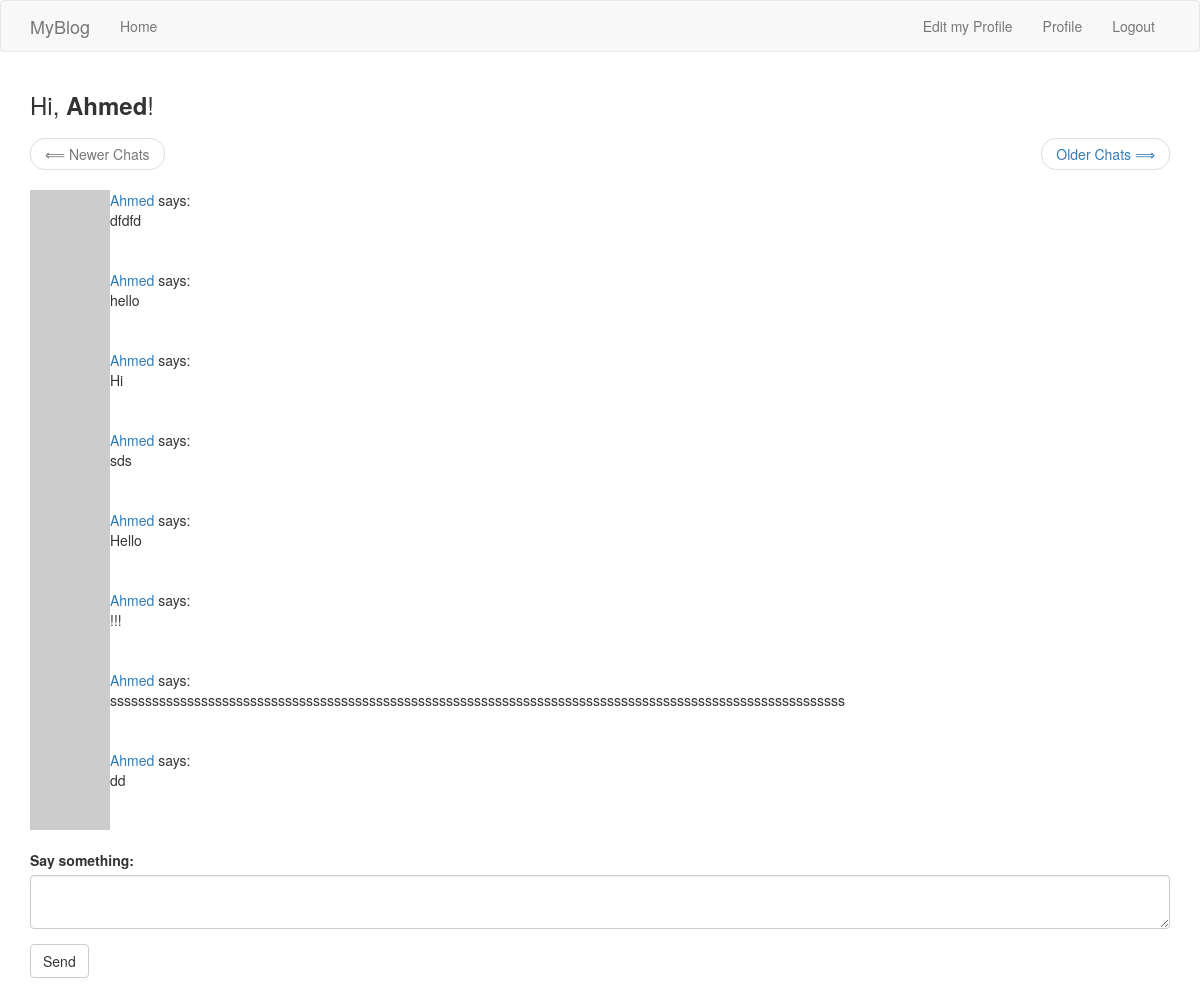
Screenshot of /index (signed in) with the database file from the repository.
### app/models.py (models this page shows, shortened)
class User(UserMixin, db.Model):
    __tablename__ = 'USERS'
    id = db.Column(db.Integer, primary_key=True)
    username = db.Column(db.String(64), unique=True, index=True)
    email = db.Column(db.String(128), unique=True, index=True)
    password_hash = db.Column(db.String(128))  # holds a hash of the user password
    role_id = db.Column(db.Integer, db.ForeignKey('ROLES_.id'))
    posts = db.relationship('Post', backref='user', lazy='dynamic')
    about_me = db.Column(db.String(140))   # about me
    last_seen = db.Column(db.DateTime, default=datetime.utcnow)
    def avatar(self, size):
        digest = md5(self.email.lower().encode('utf-8')).hexdigest()
        return 'https://www.gravatar.com/avatar/{}?d=identicon&s={}'.format(
            digest, size)

class Post(db.Model):
    __tablename__ = "POSTS"                # the table name
    id = db.Column(db.Integer, primary_key=True)
    body = db.Column(db.String(140))
    timestamp = db.Column(db.DateTime, index=True, default=datetime.utcnow)
    user_id = db.Column(db.Integer, db.ForeignKey('USERS.id'))

### app/routes.py (the view)
@App.route("/", methods=['GET', 'POST'])                # decorator, App : instance
@App.route("/index", methods=['GET', 'POST'])           # decorator : modifies the function that flow it
@login_required                                         # to protect a view function from not authenticated users
def index():
    form_post = PostForm()
    if form_post.validate_on_submit():
        new_post = Post(body=form_post.post.data, user=current_user)
        db.session.add(new_post)
        db.session.commit()
        return redirect(url_for('index'))
    page = request.args.get('page', 1, type=int)
    all_posts = Post.query.order_by(Post.timestamp.desc()).paginate(page, App.config['POSTS_PER_PAGE'], False)
    next_url = url_for('index', page=all_posts.next_num) if all_posts.has_next else None  # check for next page
    prev_url = url_for('index', page=all_posts.prev_num) if all_posts.has_prev else None  # ckeck for previous page
    return render_template("index.html", title="Home Page", form=form_post, posts=all_posts.items, next_url=next_url,
                           prev_url=prev_url)    # the response

### app/forms.py
class PostForm(FlaskForm):
    post = TextAreaField('Say something:', validators=[DataRequired(), Length(min=1, max= 140)])
    submit = SubmitField('Send')

### app/models.py (called while the page is built)
@login.user_loader     # register
def load_user(id_):    # load the user id function
    return User.query.get(int(id_))

### app/routes.py (called while the page is built)
@App.before_request
def before_request():
    if current_user.is_authenticated:
        current_user.last_seen = datetime.utcnow()
        db.session.commit()

### app/templates/index.html
{% extends "base_boots.html" %}
{% import 'bootstrap/wtf.html' as wtf %}
{% block chat %}
<h3>Hi, <b>{{current_user.username}}</b>!</h3>
<nav aria-label="...">
<ul class="pager">
    <li class="previous{% if not prev_url %} disabled {% endif %}">
        <a href="{{ prev_url or '#'}}">
            <span aria-hidden="true">&xlArr;</span> Newer Chats
        </a>
    </li>
    <li class="next {%if not next_url %} disabled {% endif %} " >
        <a href="{{ next_url or '#' }}" >
            Older Chats <span aria-hidden="true">&xrArr;</span>
        </a>
    </li>
<br>
</ul>
</nav>
{% for post in posts[::-1] %}
 {% include '_post.html' %}
{% endfor %}
<br>
{% endblock %}
{% block app_content %}
    {% if form %}
        {{ wtf.quick_form(form) }}
<br>
{% endif %}
{% endblock %}

### app/templates/_post.html
<table class="tabel table-hover">
    <tr valign="top">
        <td width="45px">
            <a href="{{ url_for('user', username=post.user.username) }}">
                <img src="{{ post.user.avatar(45) }}"></a>
        </td>
        <td>
            <a href="{{ url_for('user', username=post.user.username) }}">
                 {{ post.user.username }}
                </a>
            says:<br>
            {{ post.body }}
        </td>
    </tr>
</table>

### rows the page displays
User: username "Ahmed"
Post: user.username "Ahmed", body "dfdfd"
Post: user.username "Ahmed", body "hello"
Post: user.username "Ahmed", body "Hi"
Post: user.username "Ahmed", body "sds"
Post: user.username "Ahmed", body "Hello"
Post: user.username "Ahmed", body "!!!"
Post: user.username "Ahmed", body "sssssssssssssssssssssssssssssssssssssssssssssssssssssssssssssssssssssssssssssssssssssssssssssssssssssssss"
Post: user.username "Ahmed", body "dd"
